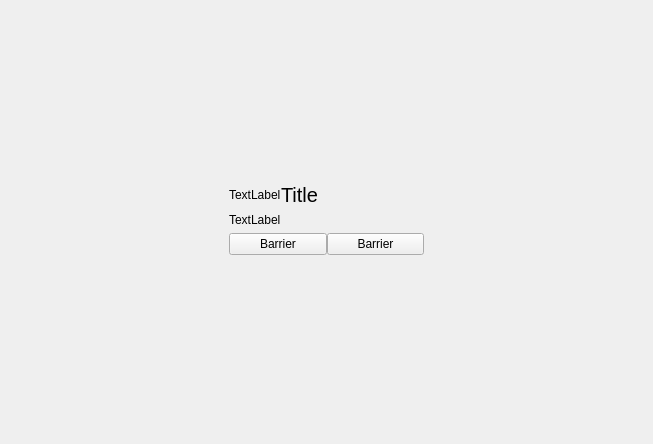
<?xml version="1.0" encoding="UTF-8"?>
<ui version="4.0">
 <class>QuestionOverlay</class>
 <widget class="QWidget" name="QuestionOverlay">
  <property name="geometry">
   <rect>
    <x>0</x>
    <y>0</y>
    <width>653</width>
    <height>444</height>
   </rect>
  </property>
  <property name="windowTitle">
   <string notr="true">Form</string>
  </property>
  <layout class="QGridLayout" name="gridLayout">
   <property name="leftMargin">
    <number>0</number>
   </property>
   <property name="topMargin">
    <number>0</number>
   </property>
   <property name="rightMargin">
    <number>0</number>
   </property>
   <property name="bottomMargin">
    <number>0</number>
   </property>
   <item row="1" column="1">
    <widget class="QWidget" name="widget" native="true">
     <layout class="QVBoxLayout" name="verticalLayout">
      <item>
       <layout class="QHBoxLayout" name="horizontalLayout">
        <property name="spacing">
         <number>0</number>
        </property>
        <item>
         <widget class="QLabel" name="iconLabel">
          <property name="text">
           <string notr="true">TextLabel</string>
          </property>
         </widget>
        </item>
        <item>
         <widget class="QLabel" name="titleLabel">
          <property name="sizePolicy">
           <sizepolicy hsizetype="Expanding" vsizetype="Preferred">
            <horstretch>0</horstretch>
            <verstretch>0</verstretch>
           </sizepolicy>
          </property>
          <property name="font">
           <font>
            <pointsize>15</pointsize>
           </font>
          </property>
          <property name="text">
           <string notr="true">Title</string>
          </property>
          <property name="margin">
           <number>9</number>
          </property>
         </widget>
        </item>
       </layout>
      </item>
      <item>
       <widget class="QLabel" name="messageLabel">
        <property name="text">
         <string notr="true">TextLabel</string>
        </property>
       </widget>
      </item>
      <item>
       <layout class="QHBoxLayout" name="horizontalLayout_2">
        <property name="spacing">
         <number>0</number>
        </property>
        <item>
         <widget class="FocusBarrier" name="leftBarrier">
          <property name="text">
           <string notr="true">Barrier</string>
          </property>
         </widget>
        </item>
        <item>
         <layout class="QHBoxLayout" name="buttonsLayout">
          <property name="spacing">
           <number>0</number>
          </property>
         </layout>
        </item>
        <item>
         <widget class="FocusBarrier" name="rightBarrier">
          <property name="text">
           <string notr="true">Barrier</string>
          </property>
         </widget>
        </item>
       </layout>
      </item>
     </layout>
    </widget>
   </item>
   <item row="1" column="2">
    <spacer name="horizontalSpacer_2">
     <property name="orientation">
      <enum>Qt::Horizontal</enum>
     </property>
     <property name="sizeHint" stdset="0">
      <size>
       <width>40</width>
       <height>20</height>
      </size>
     </property>
    </spacer>
   </item>
   <item row="2" column="1">
    <spacer name="verticalSpacer">
     <property name="orientation">
      <enum>Qt::Vertical</enum>
     </property>
     <property name="sizeHint" stdset="0">
      <size>
       <width>20</width>
       <height>40</height>
      </size>
     </property>
    </spacer>
   </item>
   <item row="0" column="1">
    <spacer name="verticalSpacer_2">
     <property name="orientation">
      <enum>Qt::Vertical</enum>
     </property>
     <property name="sizeHint" stdset="0">
      <size>
       <width>20</width>
       <height>40</height>
      </size>
     </property>
    </spacer>
   </item>
   <item row="1" column="0">
    <spacer name="horizontalSpacer">
     <property name="orientation">
      <enum>Qt::Horizontal</enum>
     </property>
     <property name="sizeHint" stdset="0">
      <size>
       <width>40</width>
       <height>20</height>
      </size>
     </property>
    </spacer>
   </item>
   <item row="3" column="0" colspan="3">
    <widget class="GamepadHud" name="gamepadHud" native="true"/>
   </item>
  </layout>
 </widget>
 <customwidgets>
  <customwidget>
   <class>FocusBarrier</class>
   <extends>QPushButton</extends>
   <header location="global">focusbarrier.h</header>
  </customwidget>
  <customwidget>
   <class>GamepadHud</class>
   <extends>QWidget</extends>
   <header location="global">gamepadhud.h</header>
   <container>1</container>
  </customwidget>
 </customwidgets>
 <resources/>
 <connections/>
</ui>
